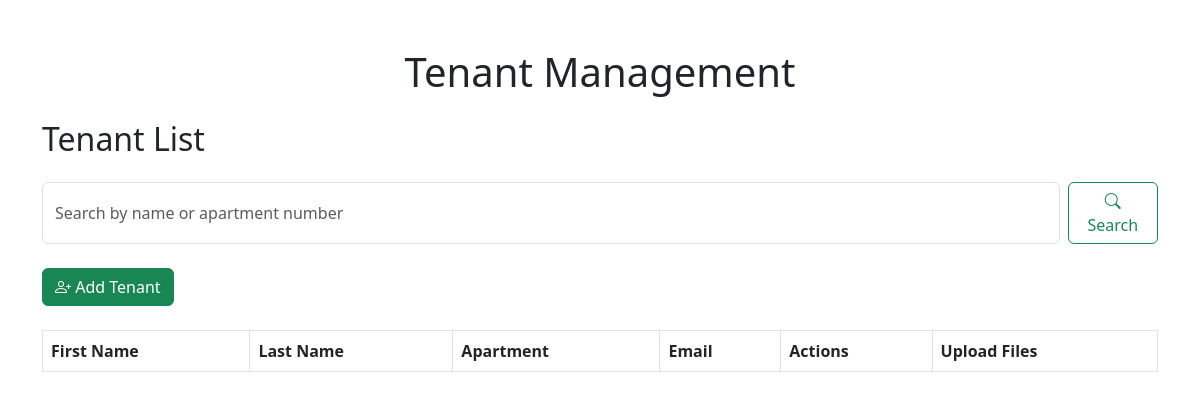
Before: / with the older database file.
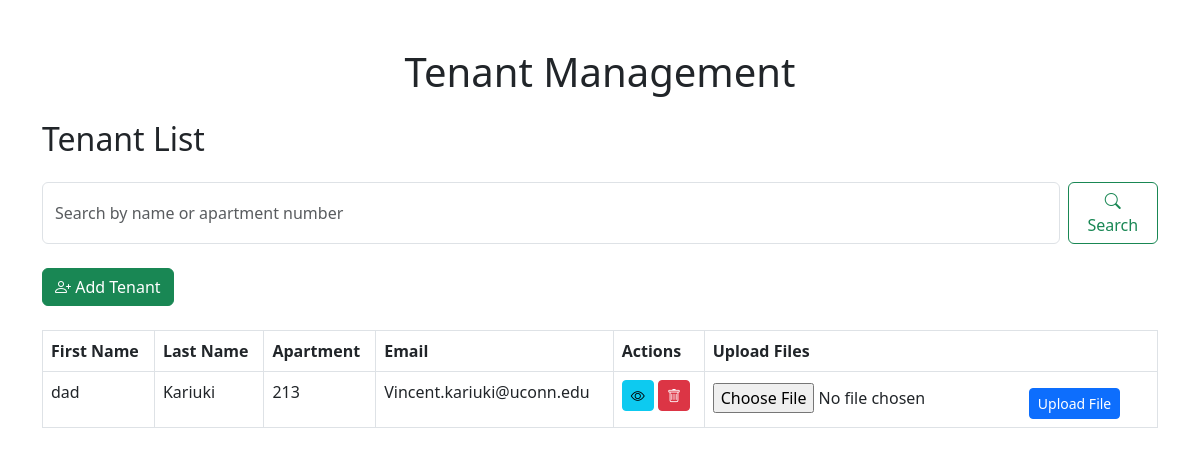
After: the same page with the newer database file.
### app.py (models this page shows)
class Tenant(db.Model):
    id = db.Column(db.Integer, primary_key=True)
    first_name = db.Column(db.String(100), nullable=False)
    last_name = db.Column(db.String(100), nullable=False)
    apartment_number = db.Column(db.String(100), nullable=False)
    email = db.Column(db.String(120), nullable=False, unique=True)
    phone = db.Column(db.String(20))
    complaints = db.relationship('Complaint', backref='tenant', lazy=True)
    notes = db.relationship('Note', backref='tenant', lazy=True, cascade='all, delete-orphan')
    uploaded_files = db.relationship('UploadedFile', backref='tenant', lazy=True)

### app.py (the view)
@app.route('/')
def index():
    tenants = Tenant.query.all()
    return render_template('index.html', tenants=tenants)

### templates/index.html (shortened to what this page needs)
{% extends "base.html" %}
{% block content %}
<h2 class="mb-4">Tenant List</h2>
<form method="GET" action="{{ url_for('index') }}" class="d-flex mb-4">
    <input class="form-control me-2" type="search" placeholder="Search by name or apartment number" aria-label="Search" name="query" value="{{ request.args.get('query', '') }}">
    <button class="btn btn-outline-success" type="submit">
        <i class="bi bi-search"></i> Search
    </button>
</form>
<a href="{{ url_for('add_tenant') }}" class="btn btn-success mb-4" data-bs-toggle="tooltip" data-bs-placement="top" title="Add a New Tenant">
    <i class="bi bi-person-plus"></i> Add Tenant
</a>
<table class="table table-bordered">
    <thead>
        <tr>
            <th>First Name</th>
            <th>Last Name</th>
            <th>Apartment</th>
            <th>Email</th>
            <th>Actions</th>
            <th>Upload Files</th>
        </tr>
    </thead>
    <tbody>
        {% for tenant in tenants %}
            <tr>
                <td>{{ tenant.first_name }}</td>
                <td>{{ tenant.last_name }}</td>
                <td>{{ tenant.apartment_number }}</td>
                <td>{{ tenant.email }}</td>
                <td>
                    <a href="{{ url_for('view_tenant', id=tenant.id) }}" class="btn btn-info btn-sm" data-bs-toggle="tooltip" data-bs-placement="top" title="View Tenant">
                        <i class="bi bi-eye"></i>
                    </a>
                    <form action="{{ url_for('delete_tenant', id=tenant.id) }}" method="POST" style="display:inline;">
                        <button type="submit" class="btn btn-danger btn-sm" data-bs-toggle="tooltip" data-bs-placement="top" title="Delete Tenant">
                            <i class="bi bi-trash"></i>
                        </button>
                    </form>
                </td>
                <td>
                    <form action="{{ url_for('upload_file', tenant_id=tenant.id) }}" method="POST" enctype="multipart/form-data">
                        <input type="file" name="file" class="form-control-file" required>
                        <button type="submit" class="btn btn-primary btn-sm mt-2">Upload File</button>
                    </form>
                </td>
            </tr>
        {% endfor %}
    </tbody>
</table>
{% endblock %}

### templates/base.html (shortened to what this page needs)
<!DOCTYPE html>
<html lang="en">
<head>
    <link href="https://cdn.jsdelivr.net/npm/bootstrap@5.3.0-alpha1/dist/css/bootstrap.min.css" rel="stylesheet">
    <link href="https://cdn.jsdelivr.net/npm/bootstrap-icons/font/bootstrap-icons.css" rel="stylesheet">
</head>
<body>
    <div class="container mt-5">
        <h1 class="mb-4 text-center">Tenant Management</h1>
        {% block content %}
        {% endblock %}
    </div>
</body>
</html>

Changed rows visible on the page:
added Tenant: first_name "dad", last_name "Kariuki", apartment_number "213", email "Vincent.kariuki@uconn.edu"
